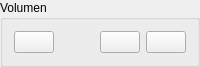
     <widget class="QGroupBox" name="groupBox">
      <property name="maximumSize">
       <size>
        <width>16777215</width>
        <height>62</height>
       </size>
      </property>
      <property name="title">
       <string>Volumen</string>
      </property>
      <property name="flat">
       <bool>false</bool>
      </property>
      <layout class="QHBoxLayout" name="horizontalLayout_4">
       <item>
        <widget class="QPushButton" name="openDICOM">
         <property name="toolTip">
          <string>Abrir directorio DICOM</string>
         </property>
         <property name="text">
          <string/>
         </property>
         <property name="icon">
          <iconset resource="assets/resources.qrc">
           <normaloff>:/icons/folder.png</normaloff>:/icons/folder.png</iconset>
         </property>
         <property name="iconSize">
          <size>
           <width>21</width>
           <height>21</height>
          </size>
         </property>
        </widget>
       </item>
       <item>
        <spacer name="horizontalSpacer_10">
         <property name="orientation">
          <enum>Qt::Horizontal</enum>
         </property>
         <property name="sizeHint" stdset="0">
          <size>
           <width>40</width>
           <height>20</height>
          </size>
         </property>
        </spacer>
       </item>
       <item>
        <widget class="QPushButton" name="deleteVolumeParts">
         <property name="toolTip">
          <string>Borrar partes</string>
         </property>
         <property name="text">
          <string/>
         </property>
         <property name="icon">
          <iconset resource="assets/resources.qrc">
           <normaloff>:/icons/eraser.png</normaloff>:/icons/eraser.png</iconset>
         </property>
         <property name="iconSize">
          <size>
           <width>21</width>
           <height>21</height>
          </size>
         </property>
        </widget>
       </item>
       <item>
        <widget class="QPushButton" name="exportVolumeImage">
         <property name="toolTip">
          <string>Guardar imagen volumen</string>
         </property>
         <property name="text">
          <string/>
         </property>
         <property name="icon">
          <iconset resource="assets/resources.qrc">
           <normaloff>:/icons/save.png</normaloff>:/icons/save.png</iconset>
         </property>
         <property name="iconSize">
          <size>
           <width>21</width>
           <height>21</height>
          </size>
         </property>
        </widget>
       </item>
      </layout>
     </widget>
